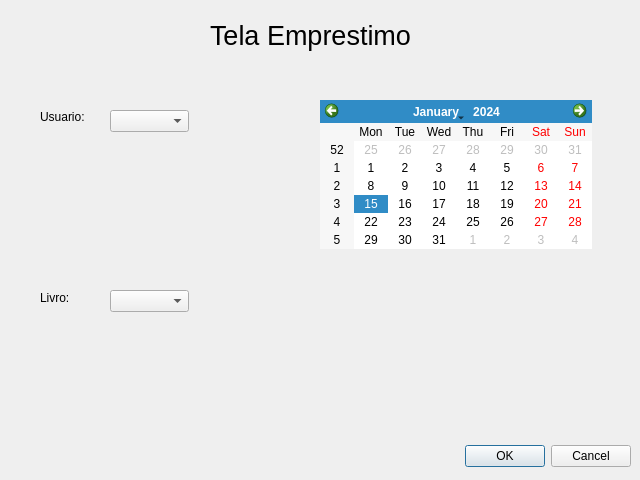
<?xml version="1.0" encoding="UTF-8"?>
<ui version="4.0">
 <class>TelaEmprestimo</class>
 <widget class="QDialog" name="TelaEmprestimo">
  <property name="geometry">
   <rect>
    <x>0</x>
    <y>0</y>
    <width>640</width>
    <height>480</height>
   </rect>
  </property>
  <property name="windowTitle">
   <string>Dialog</string>
  </property>
  <widget class="QDialogButtonBox" name="buttonBox">
   <property name="geometry">
    <rect>
     <x>10</x>
     <y>440</y>
     <width>621</width>
     <height>32</height>
    </rect>
   </property>
   <property name="orientation">
    <enum>Qt::Horizontal</enum>
   </property>
   <property name="standardButtons">
    <set>QDialogButtonBox::Cancel|QDialogButtonBox::Ok</set>
   </property>
  </widget>
  <widget class="QLabel" name="labelTitulo">
   <property name="geometry">
    <rect>
     <x>210</x>
     <y>10</y>
     <width>241</width>
     <height>51</height>
    </rect>
   </property>
   <property name="font">
    <font>
     <pointsize>20</pointsize>
    </font>
   </property>
   <property name="text">
    <string>Tela Emprestimo</string>
   </property>
  </widget>
  <widget class="QComboBox" name="comboUsuario">
   <property name="geometry">
    <rect>
     <x>110</x>
     <y>110</y>
     <width>79</width>
     <height>22</height>
    </rect>
   </property>
  </widget>
  <widget class="QLabel" name="labelUsuario">
   <property name="geometry">
    <rect>
     <x>40</x>
     <y>110</y>
     <width>59</width>
     <height>14</height>
    </rect>
   </property>
   <property name="text">
    <string>Usuario: </string>
   </property>
  </widget>
  <widget class="QLabel" name="labeilLivro">
   <property name="geometry">
    <rect>
     <x>40</x>
     <y>290</y>
     <width>41</width>
     <height>16</height>
    </rect>
   </property>
   <property name="text">
    <string>Livro: </string>
   </property>
  </widget>
  <widget class="QComboBox" name="comboLivro">
   <property name="geometry">
    <rect>
     <x>110</x>
     <y>290</y>
     <width>79</width>
     <height>22</height>
    </rect>
   </property>
  </widget>
  <widget class="QCalendarWidget" name="dataEmprestimo">
   <property name="geometry">
    <rect>
     <x>320</x>
     <y>100</y>
     <width>272</width>
     <height>149</height>
    </rect>
   </property>
  </widget>
 </widget>
 <resources/>
 <connections>
  <connection>
   <sender>buttonBox</sender>
   <signal>accepted()</signal>
   <receiver>TelaEmprestimo</receiver>
   <slot>accept()</slot>
   <hints>
    <hint type="sourcelabel">
     <x>248</x>
     <y>254</y>
    </hint>
    <hint type="destinationlabel">
     <x>157</x>
     <y>274</y>
    </hint>
   </hints>
  </connection>
  <connection>
   <sender>buttonBox</sender>
   <signal>rejected()</signal>
   <receiver>TelaEmprestimo</receiver>
   <slot>reject()</slot>
   <hints>
    <hint type="sourcelabel">
     <x>316</x>
     <y>260</y>
    </hint>
    <hint type="destinationlabel">
     <x>286</x>
     <y>274</y>
    </hint>
   </hints>
  </connection>
 </connections>
</ui>
